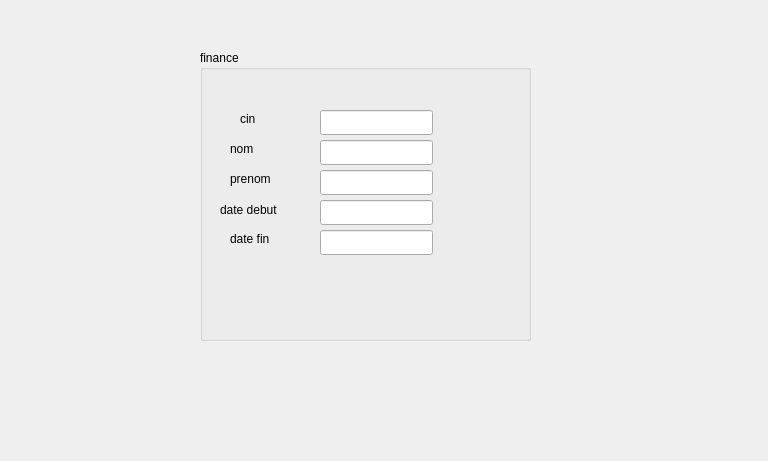
<?xml version="1.0" encoding="UTF-8"?>
<ui version="4.0">
 <class>Dialog</class>
 <widget class="QDialog" name="Dialog">
  <property name="geometry">
   <rect>
    <x>0</x>
    <y>0</y>
    <width>768</width>
    <height>461</height>
   </rect>
  </property>
  <property name="windowTitle">
   <string>Finance</string>
  </property>
  <widget class="QGroupBox" name="groupBox">
   <property name="geometry">
    <rect>
     <x>200</x>
     <y>50</y>
     <width>331</width>
     <height>291</height>
    </rect>
   </property>
   <property name="title">
    <string>finance </string>
   </property>
   <widget class="QLabel" name="label">
    <property name="geometry">
     <rect>
      <x>40</x>
      <y>60</y>
      <width>60</width>
      <height>17</height>
     </rect>
    </property>
    <property name="text">
     <string>cin</string>
    </property>
   </widget>
   <widget class="QLabel" name="label_2">
    <property name="geometry">
     <rect>
      <x>30</x>
      <y>90</y>
      <width>60</width>
      <height>17</height>
     </rect>
    </property>
    <property name="text">
     <string>nom</string>
    </property>
   </widget>
   <widget class="QLabel" name="label_3">
    <property name="geometry">
     <rect>
      <x>30</x>
      <y>120</y>
      <width>60</width>
      <height>17</height>
     </rect>
    </property>
    <property name="text">
     <string>prenom</string>
    </property>
   </widget>
   <widget class="QLabel" name="label_4">
    <property name="geometry">
     <rect>
      <x>30</x>
      <y>180</y>
      <width>60</width>
      <height>17</height>
     </rect>
    </property>
    <property name="text">
     <string>date fin </string>
    </property>
   </widget>
   <widget class="QLabel" name="label_5">
    <property name="geometry">
     <rect>
      <x>20</x>
      <y>150</y>
      <width>81</width>
      <height>20</height>
     </rect>
    </property>
    <property name="text">
     <string>date debut </string>
    </property>
   </widget>
   <widget class="QLineEdit" name="lineEdit_cinD">
    <property name="geometry">
     <rect>
      <x>120</x>
      <y>60</y>
      <width>113</width>
      <height>25</height>
     </rect>
    </property>
    <property name="readOnly">
     <bool>true</bool>
    </property>
   </widget>
   <widget class="QLineEdit" name="lineEdit_nomD">
    <property name="geometry">
     <rect>
      <x>120</x>
      <y>90</y>
      <width>113</width>
      <height>25</height>
     </rect>
    </property>
    <property name="readOnly">
     <bool>true</bool>
    </property>
   </widget>
   <widget class="QLineEdit" name="lineEdit_prenomD">
    <property name="geometry">
     <rect>
      <x>120</x>
      <y>120</y>
      <width>113</width>
      <height>25</height>
     </rect>
    </property>
    <property name="readOnly">
     <bool>true</bool>
    </property>
   </widget>
   <widget class="QLineEdit" name="lineEdit_datedD">
    <property name="geometry">
     <rect>
      <x>120</x>
      <y>150</y>
      <width>113</width>
      <height>25</height>
     </rect>
    </property>
    <property name="readOnly">
     <bool>true</bool>
    </property>
   </widget>
   <widget class="QLineEdit" name="lineEdit_datefD">
    <property name="geometry">
     <rect>
      <x>120</x>
      <y>180</y>
      <width>113</width>
      <height>25</height>
     </rect>
    </property>
    <property name="readOnly">
     <bool>true</bool>
    </property>
   </widget>
  </widget>
 </widget>
 <resources/>
 <connections/>
</ui>
